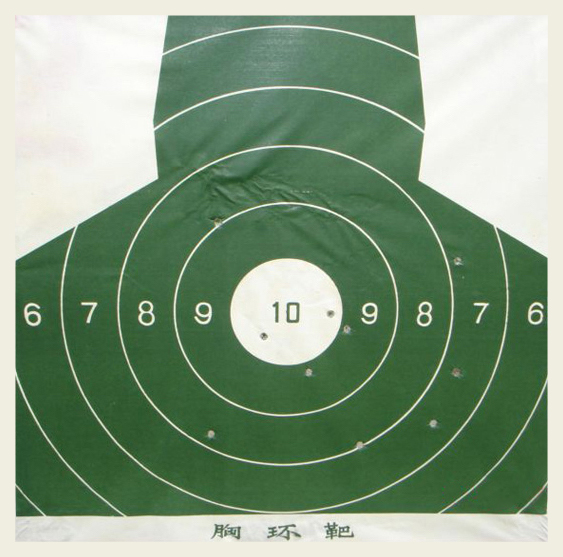
#> input picture images/zhenshiba4.jpg, 563 x 557 px
$ python find_center.py   (Python 2 division)   (older library calls are emulated)
#> lines starting #> are read from the running program, lines starting #| are printed output that depends on the picture
#!/usr/bin/python
# -*- coding: utf-8 -*-

__author__= "Micheal"

import cv2
import numpy as np
import sys

## 还是得用轮廓提取，自己画圆环不精准,先提取轮廓，用面积过滤掉杂点，每个轮廓之间最好有个关系（因为6环是分成三个部分的，5环也有三个部分），不然不好判断是几环，然后用图片相减的方法去搞定打中靶子的点，然后在对这些点进行提取轮廓（实际测试后发现，压线的点可能会出现多个轮廓，现在还没有太好的办法去处理），然后判断这些点分布在几环

image = cv2.imread('images/zhenshiba4.jpg')
#> image is the input picture: shape (557, 563, 3); mean B, G, R 130.6, 156.9, 132.9
if image is None:
    print('Failed to load image:', image)
    sys.exit(1)

## 膨胀处理(验证后发现膨胀处理后靶子的一些线条变粗了我之前没发现卧槽)
kernel = cv2.getStructuringElement(cv2.MORPH_RECT, (4, 4),(-1,-1))
eroded_image = cv2.erode(image,kernel)
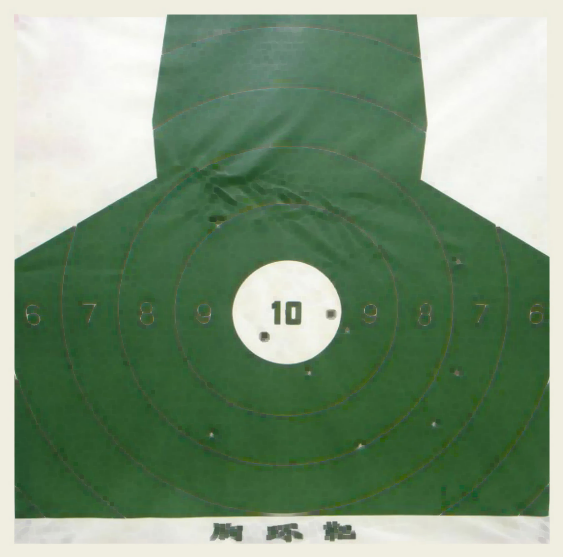
#> eroded_image: shape (557, 563, 3); mean B, G, R 120.5, 148, 122.7

## 灰度处理
gray_image = cv2.cvtColor(eroded_image,cv2.COLOR_BGR2GRAY)
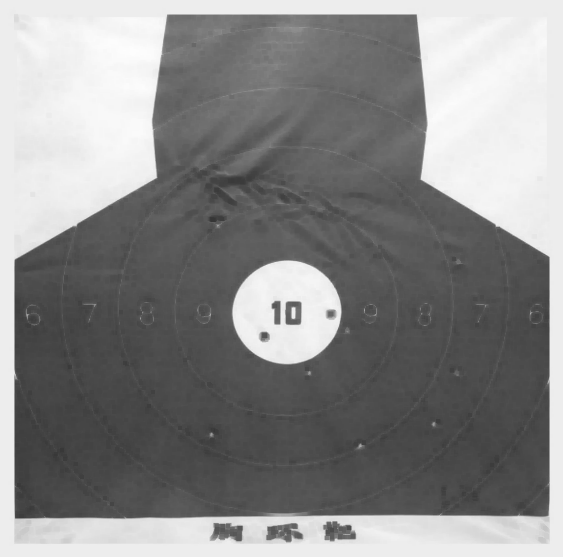
#> gray_image: shape (557, 563); min 54, max 253, mean 137.3

## 二值法处理
#> (the run stopped early here; a loop or call above may not have finished)

$ run again, with images/zhenshiba2.jpg copied over images/zhenshiba4.jpg
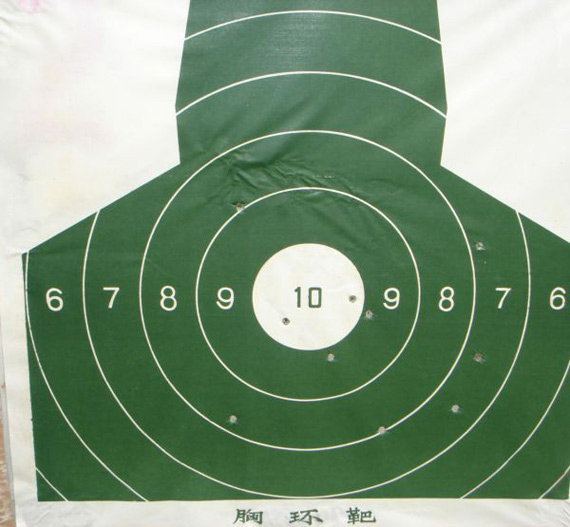
#> input picture images/zhenshiba2.jpg, 570 x 527 px
#> image is the input picture: shape (527, 570, 3); mean B, G, R 124.8, 151.6, 126.1
#> `eroded_image = cv2.erode(image,kernel)`:
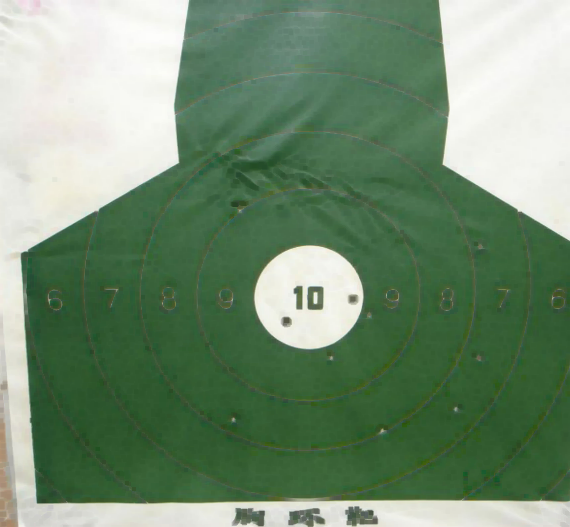
#> eroded_image: shape (527, 570, 3); mean B, G, R 114.6, 142.5, 115.8
#> `gray_image = cv2.cvtColor(eroded_image,cv2.COLOR_BGR2GRAY)`:
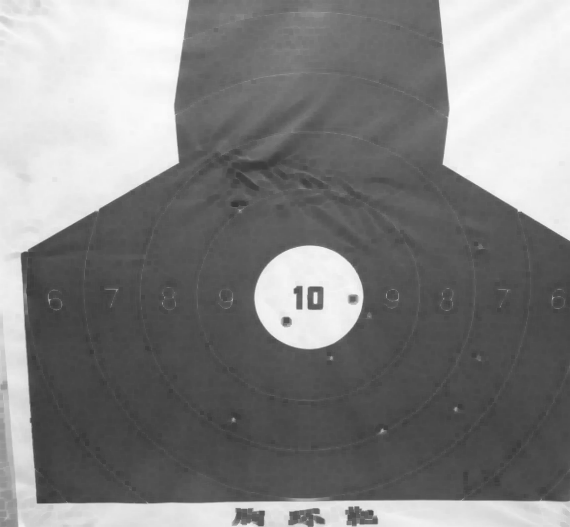
#> gray_image: shape (527, 570); min 54, max 253, mean 131.3

$ run again, with images/zhenshiba3.jpg copied over images/zhenshiba4.jpg
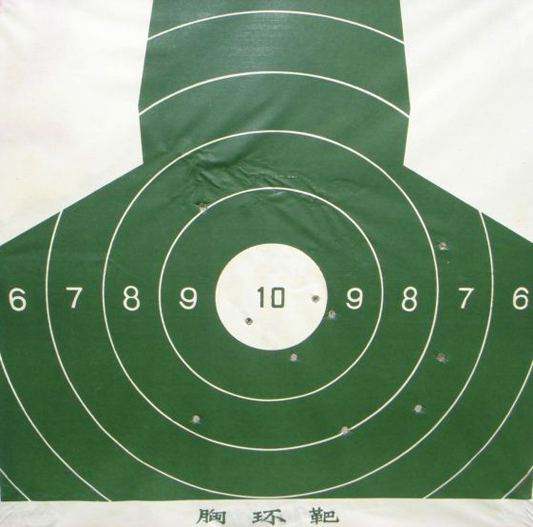
#> input picture images/zhenshiba3.jpg, 533 x 527 px
#> image is the input picture: shape (527, 533, 3); mean B, G, R 119.4, 147.3, 120.2
#> `eroded_image = cv2.erode(image,kernel)`:
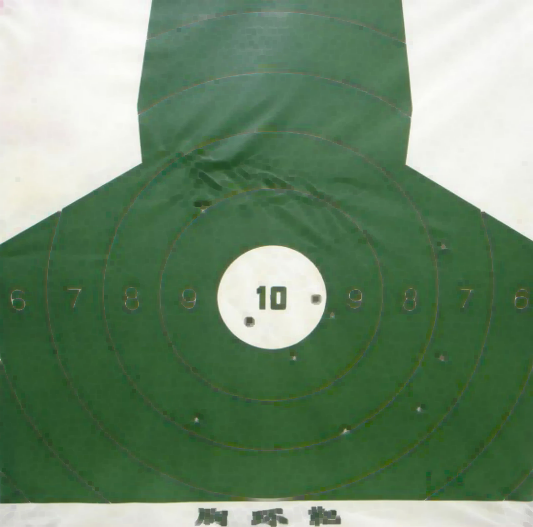
#> eroded_image: shape (527, 533, 3); mean B, G, R 109, 138, 109.7
#> `gray_image = cv2.cvtColor(eroded_image,cv2.COLOR_BGR2GRAY)`:
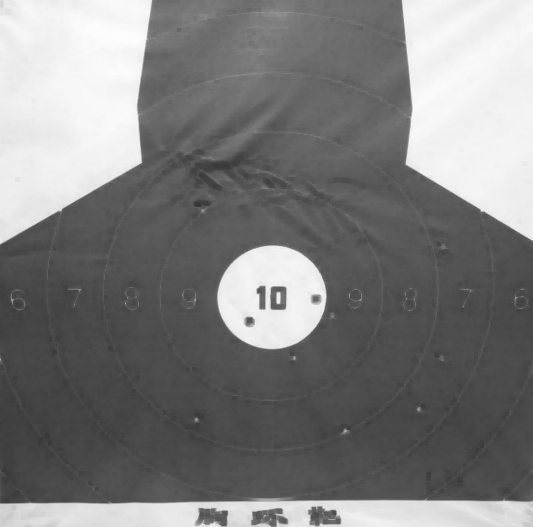
#> gray_image: shape (527, 533); min 54, max 253, mean 126.2

$ run again, with images/10ring.jpg copied over images/zhenshiba4.jpg
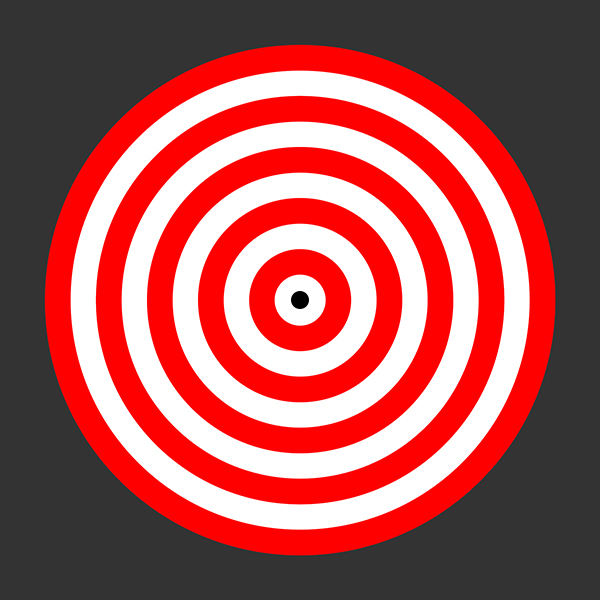
#> input picture images/10ring.jpg, 600 x 600 px
#> image is the input picture: shape (600, 600, 3); mean B, G, R 86.5, 86.5, 166.3
#> `eroded_image = cv2.erode(image,kernel)`:
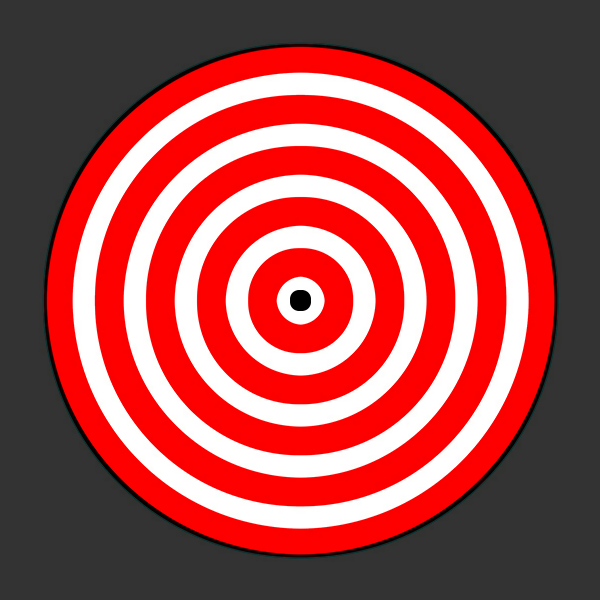
#> eroded_image: shape (600, 600, 3); mean B, G, R 75.9, 76, 163.4
#> `gray_image = cv2.cvtColor(eroded_image,cv2.COLOR_BGR2GRAY)`:
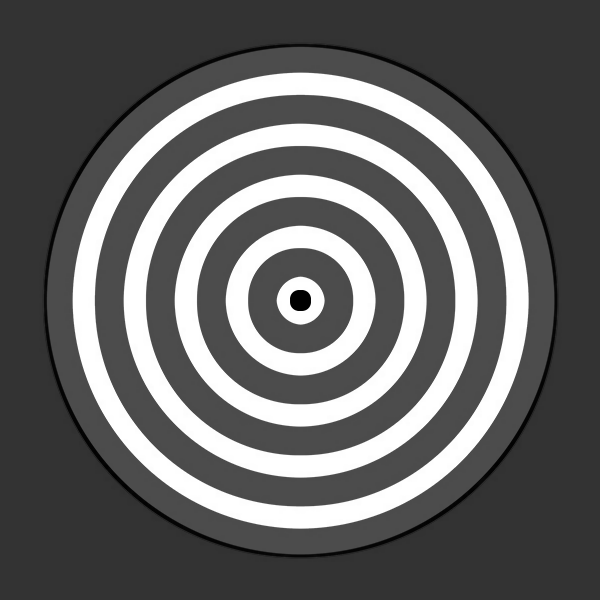
#> gray_image: shape (600, 600); min 0, max 255, mean 102.2
